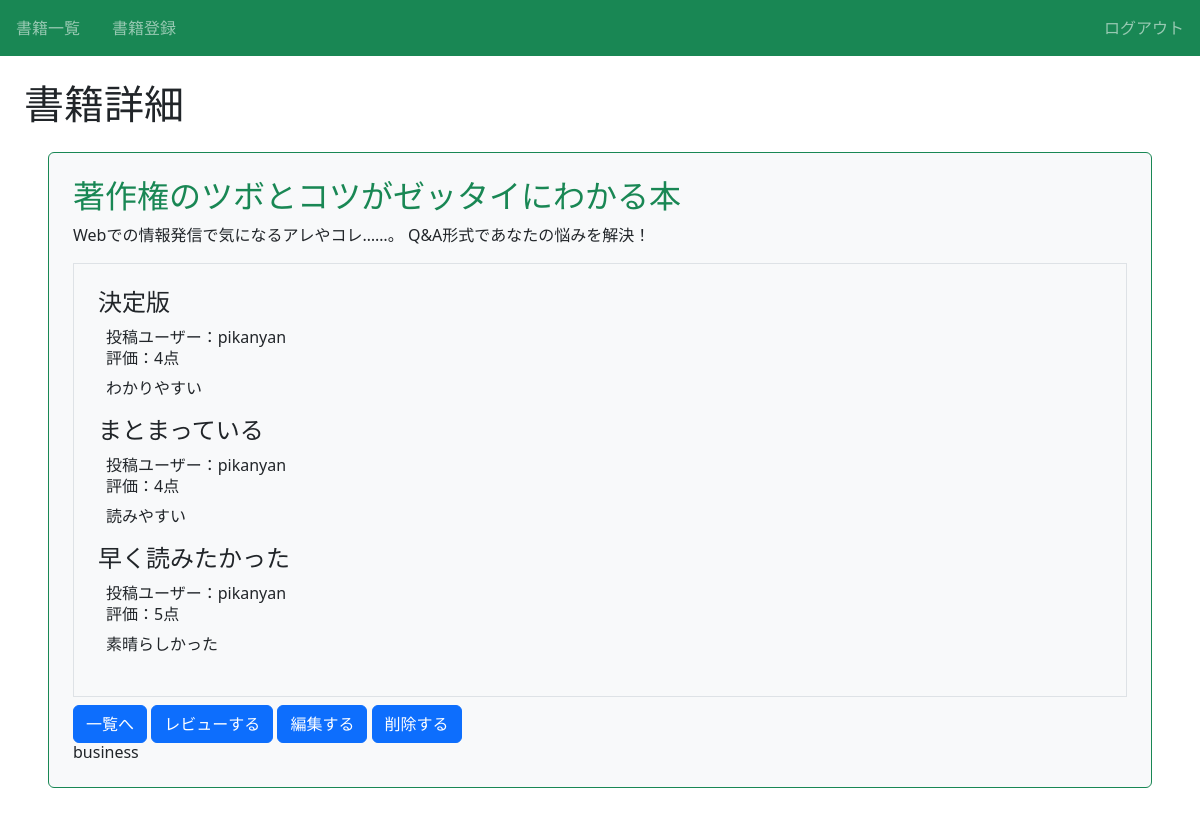
Screenshot of /book/9/detail/ (signed in) with the database file from the repository.
### book/models.py (models this page shows, shortened)
class Book(models.Model):
    title = models.CharField(max_length=100)
    text = models.TextField()
    thumbnail = models.ImageField(null=True, blank=True)
    category = models.CharField\
    (
        max_length=100,
        choices=CATEGORY,
    )
    user = models.ForeignKey('auth.User', on_delete=models.CASCADE) # 追加

class Review(models.Model):
    book = models.ForeignKey(Book, on_delete=models.CASCADE)
    title = models.CharField(max_length=100)
    text = models.TextField()
    rate = models.IntegerField(choices=RATE_CHOICES)
    user = models.ForeignKey('auth.User', on_delete=models.CASCADE)

### book/views.py (the view)
# urls.py: path('book/<int:pk>/detail/', views.DetailBookView.as_view(), name='detail-book'),
class DetailBookView(LoginRequiredMixin, DetailView):
    template_name = 'book/book_detail.html'
    model = Book

### book/templates/book/book_detail.html (shortened to what this page needs)
{% extends 'base.html' %}
{% block h1 %}書籍詳細{% endblock %}
{% block content %}
<div class="p-4 m-4 bg-light border border-success rounded">
    <h2 class="text-success">{{ object.title }}</h2>
    <p>{{ object.text }}</p>
    <div class="border p-4 mb-2">
    {% for review in object.review_set.all %}
    <div>
        <h3 class="h4">{{ review.title }}</h3>
        <div class="px-2">
            <span>投稿ユーザー：{{ review.user.username }}</span>
            <h6>評価：{{ review.rate }}点</h6>
            <p>{{ review.text }}</p>
        </div>
    </div>
    {% endfor %}
    </div>
    <a href="{% url 'list-book' %}" class="btn btn-primary">一覧へ</a>
    <a href="{% url 'review' object.pk %}" class="btn btn-primary">レビューする</a>
    <a href="{% url 'update-book' object.pk %}" class="btn btn-primary">編集する</a>
    <a href="{% url 'delete-book' object.pk %}" class="btn btn-primary">削除する</a>
    <h6 class="card-title">{{ object.category }}</h6>
</div>
{% endblock content %}

### book/static/book/css/style.css (style rules this page uses)
a { text-decoration: none; }

### rows the page displays
Book: title "著作権のツボとコツがゼッタイにわかる本", text "Webでの情報発信で気になるアレやコレ……。 Q&A形式であなたの悩みを解決！", category "business"
Review: title "決定版", user.username "pikanyan", rate "4", text "わかりやすい"
Review: title "まとまっている", user.username "pikanyan", rate "4", text "読みやすい"
Review: title "早く読みたかった", user.username "pikanyan", rate "5", text "素晴らしかった"
